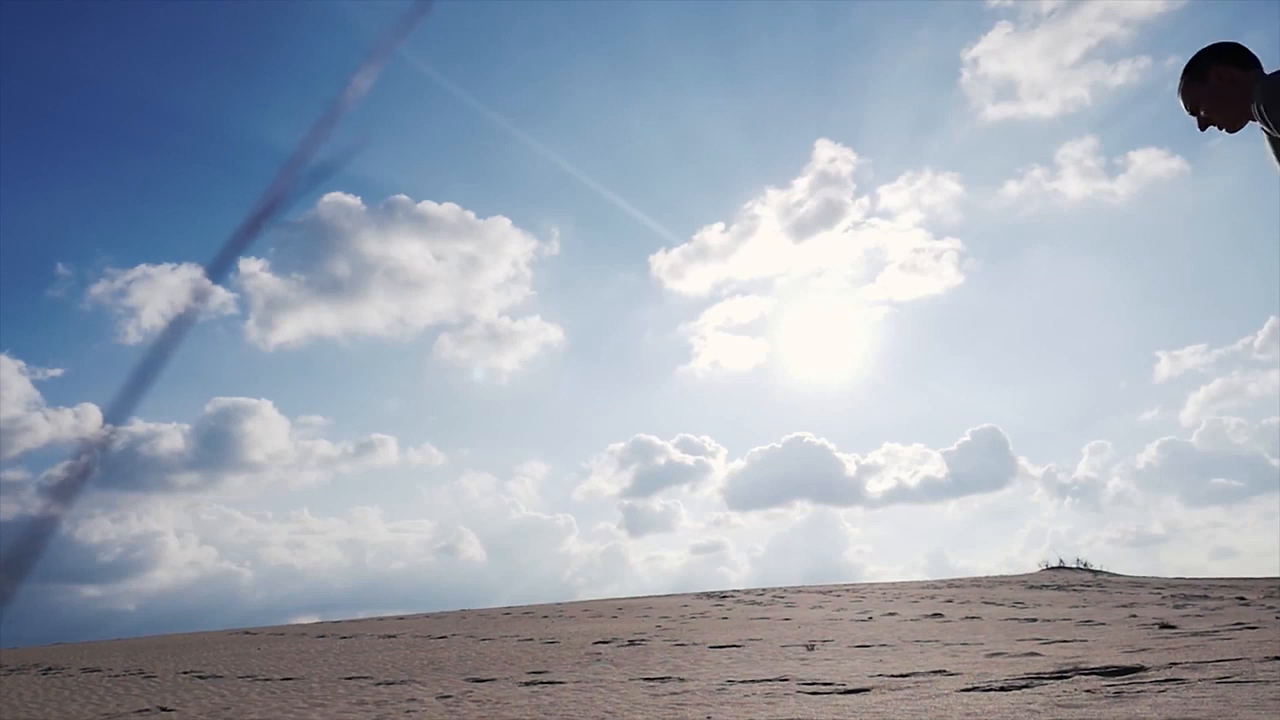
#> input picture frame 45 of assets/walk.mp4, 1280 x 720 px
$ python model3.py
#> lines starting #> are read from the running program, lines starting #| are printed output that depends on the picture; after the words box and inside, x2 and y2 are one past the last pixel; in counts of white or black regions, pixels touching at a corner belong together
from __future__ import print_function
import cv2 as cv
import argparse
parser = argparse.ArgumentParser(description='This program shows how to use background subtraction methods provided by \
                                              OpenCV. You can process both videos and images.')
parser.add_argument('--input', type=str, help='Path to a video or a sequence of image.', default='assets/walk.mp4')
parser.add_argument('--algo', type=str, help='Background subtraction method (KNN, MOG2).', default='MOG2')
args = parser.parse_args()
if args.algo == 'MOG2':
    backSub = cv.createBackgroundSubtractorMOG2()
else:
    backSub = cv.createBackgroundSubtractorKNN()
capture = cv.VideoCapture(cv.samples.findFileOrKeep(args.input))
if not capture.isOpened():
    print('Unable to open: ' + args.input)
    exit(0)
while True:
    ret, frame = capture.read()
#> frame is the input picture: shape (720, 1280, 3); mean B, G, R 179.7, 165.6, 156.3
    if frame is None:
        break

    fgMask = backSub.apply(frame)
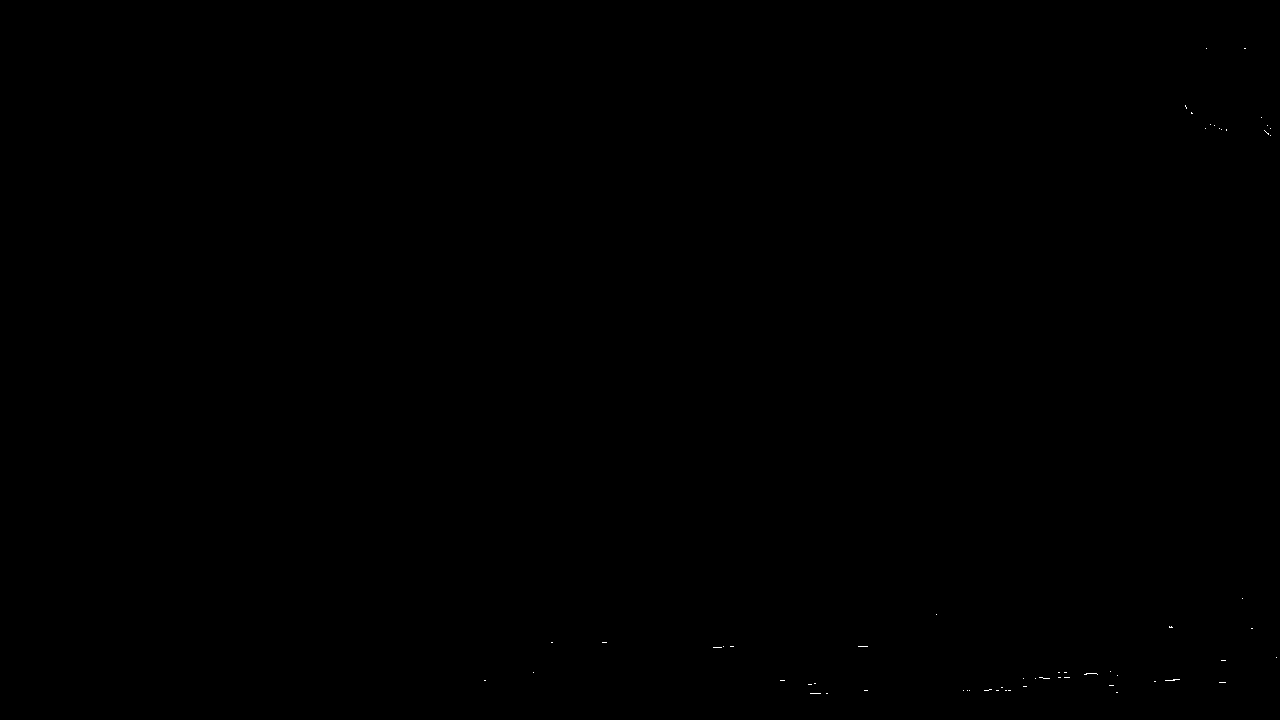
#> fgMask: shape (720, 1280); values 127 (black) and 255 (white), 0.02% white in thin lines or dots, all inside (x1, y1, x2, y2) = (484, 48, 1277, 694)


    cv.rectangle(frame, (10, 2), (100,20), (255,255,255), -1)
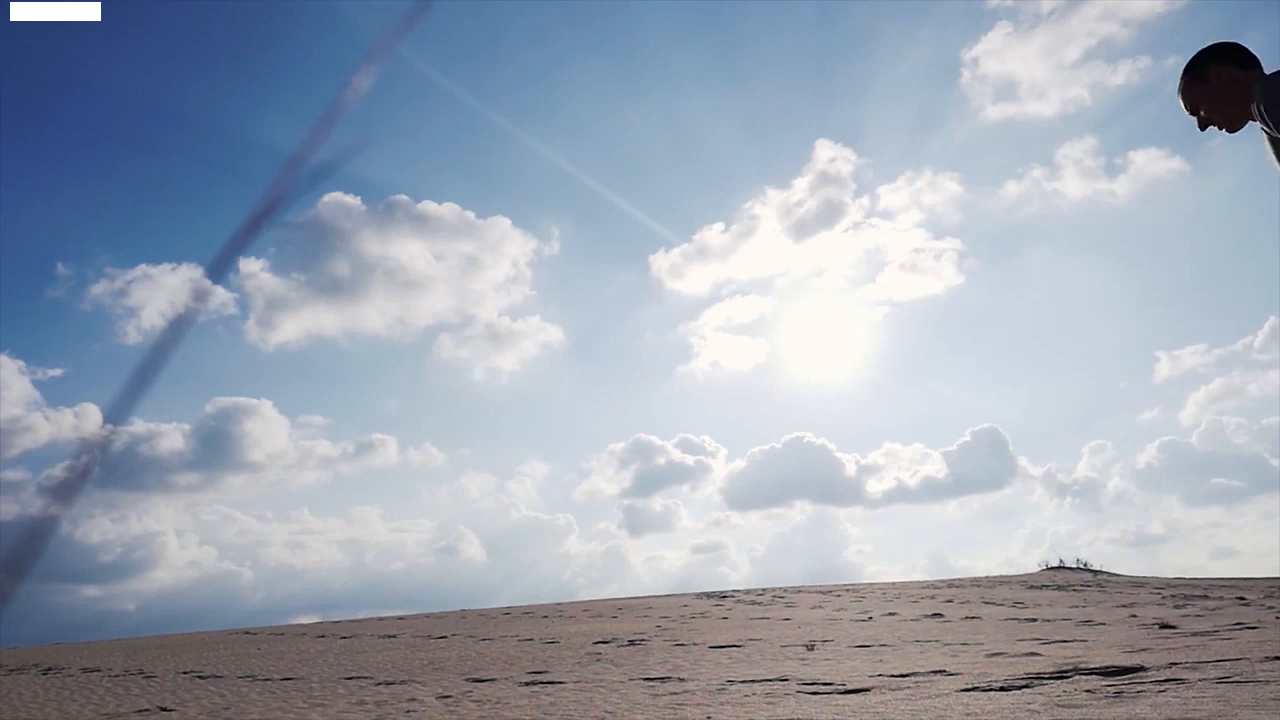
#> frame: shape (720, 1280, 3); 0.19% of pixels changed, all inside (x1, y1, x2, y2) = (10, 2, 101, 21)
    cv.putText(frame, str(capture.get(cv.CAP_PROP_POS_FRAMES)), (15, 15),
               cv.FONT_HERSHEY_SIMPLEX, 0.5 , (0,0,0))
#> frame: shape (720, 1280, 3); 0.01% of pixels changed, all inside (x1, y1, x2, y2) = (17, 5, 50, 16)


    cv.imshow('Frame', frame)
    cv.imshow('FG Mask', fgMask)

    keyboard = cv.waitKey(30)
#> (key Esc is pressed here)
    if keyboard == 'q' or keyboard == 27:
        break

$ run again, starting later in the video
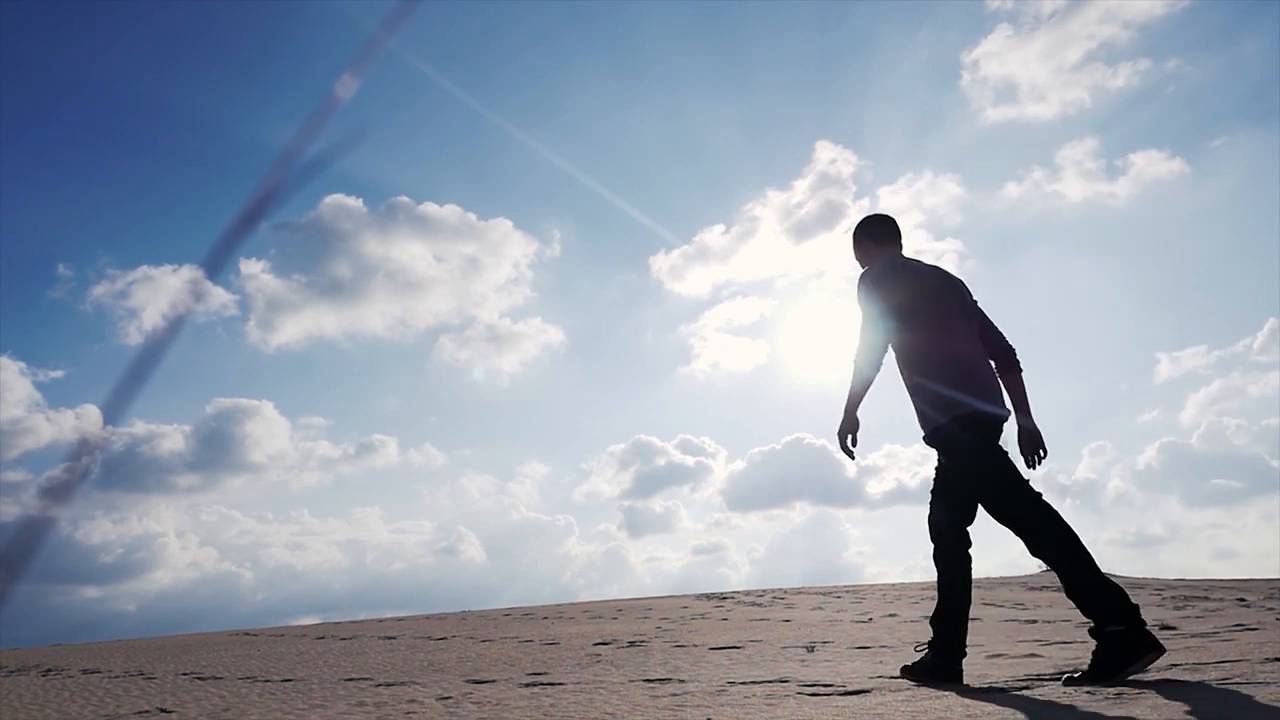
#> input picture frame 206 of assets/walk.mp4, 1280 x 720 px
#> frame is the input picture: shape (720, 1280, 3); mean B, G, R 172.1, 157.3, 147.7
#> `fgMask = backSub.apply(frame)`:
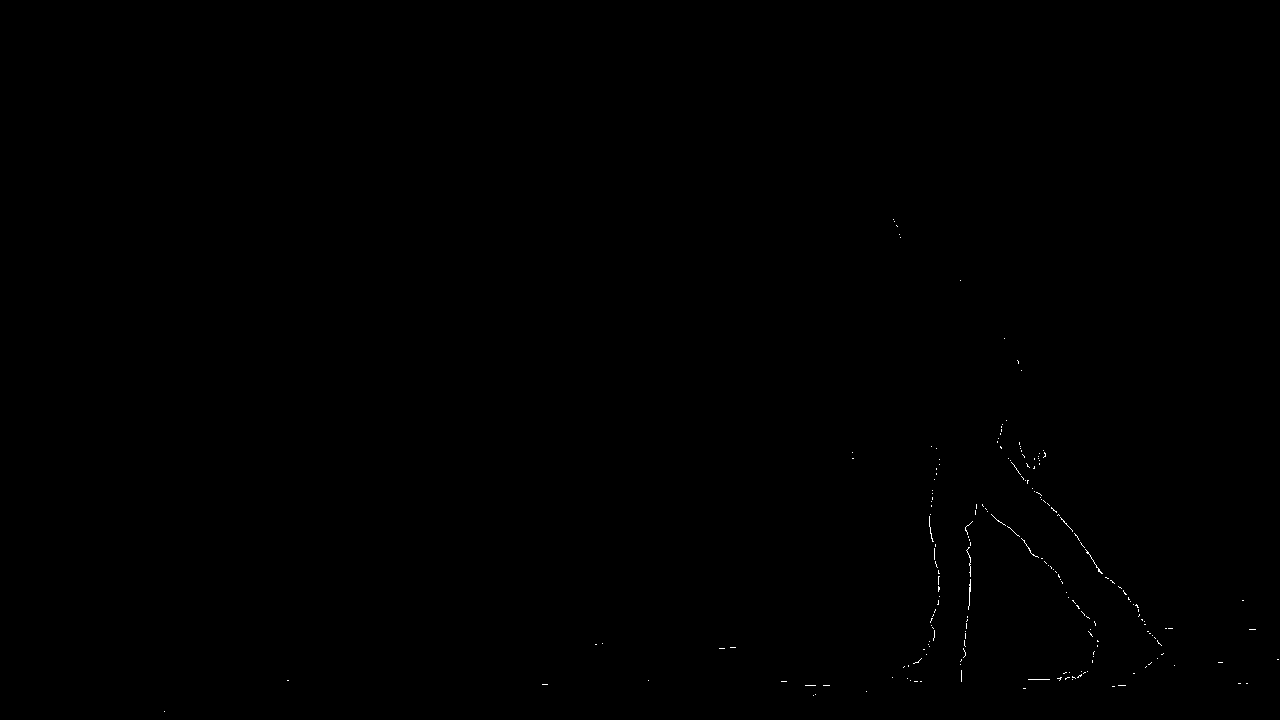
#> fgMask: shape (720, 1280); values 127 (black) and 255 (white), 0.09% white in thin lines or dots, all inside (x1, y1, x2, y2) = (164, 219, 1279, 712)
#> `cv.rectangle(frame, (10, 2), (100,20), (255,255,255), -1)`:
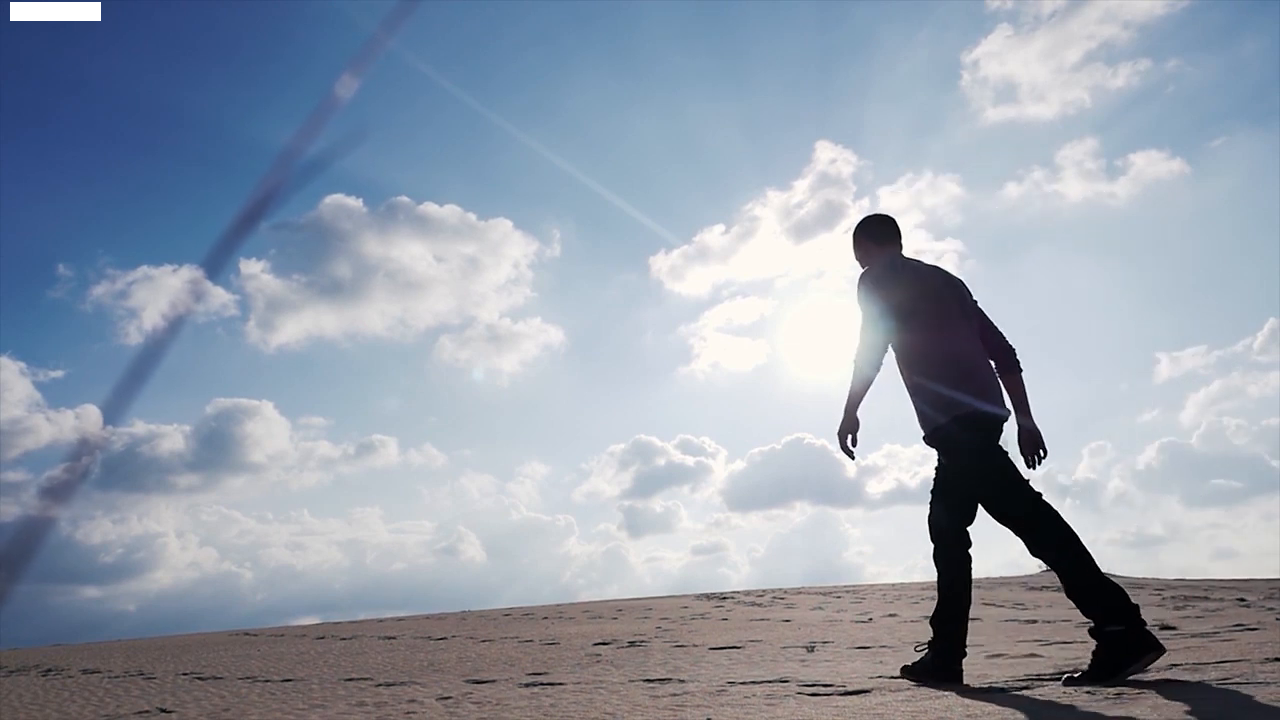
#> frame: shape (720, 1280, 3); 0.19% of pixels changed, all inside (x1, y1, x2, y2) = (10, 2, 101, 21)

$ run again, starting later in the video
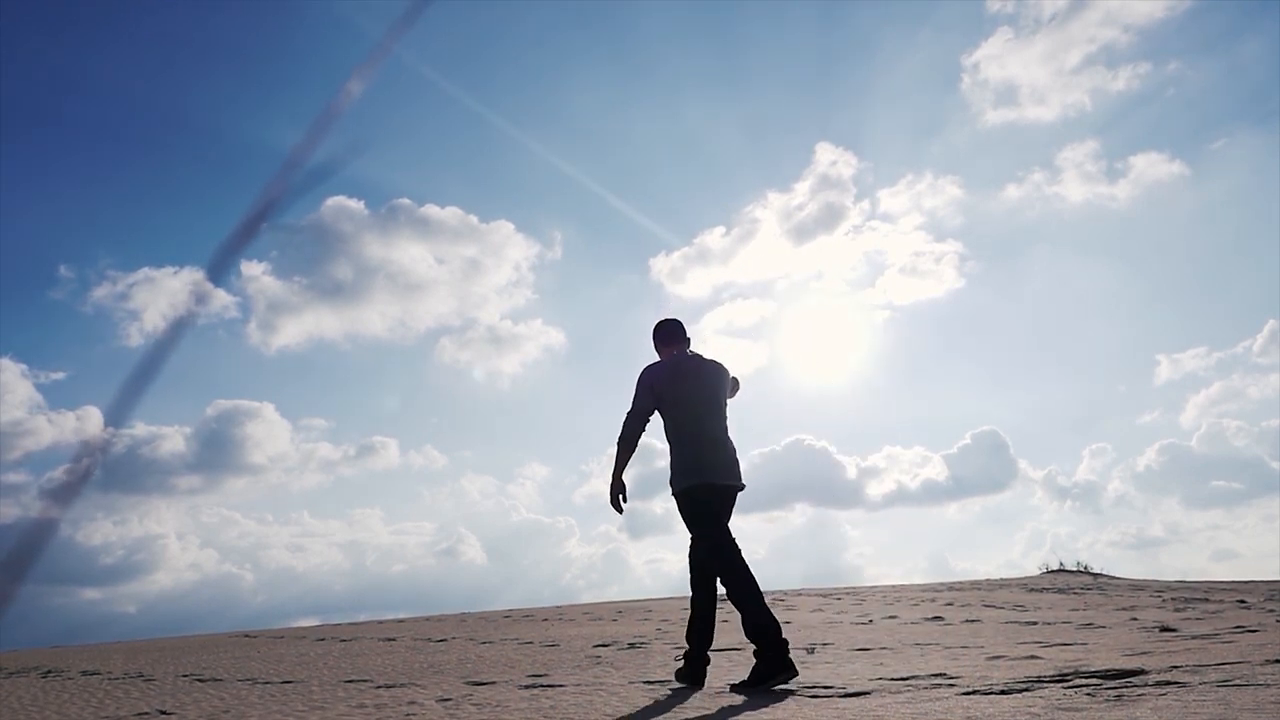
#> input picture frame 366 of assets/walk.mp4, 1280 x 720 px
#> frame is the input picture: shape (720, 1280, 3); mean B, G, R 176.7, 161.8, 152.1
#> `fgMask = backSub.apply(frame)`:
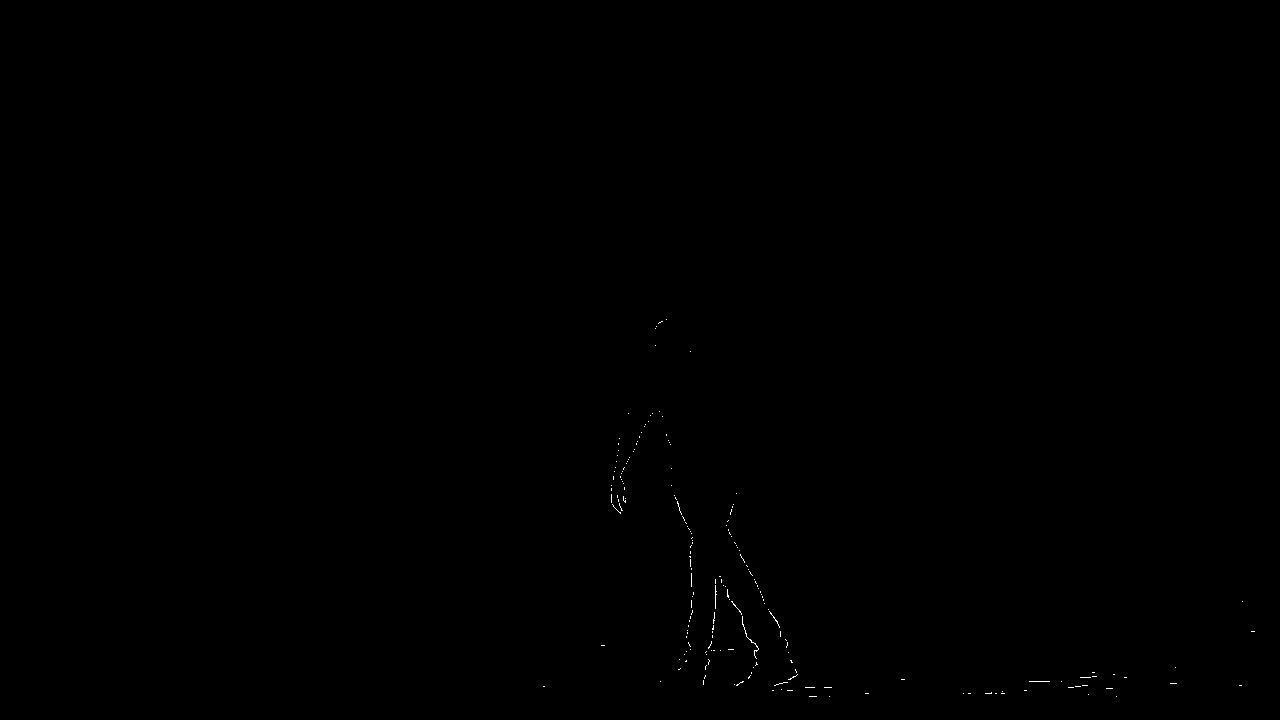
#> fgMask: shape (720, 1280); values 127 (black) and 255 (white), 0.08% white in thin lines or dots, all inside (x1, y1, x2, y2) = (543, 319, 1255, 697)
#> `cv.rectangle(frame, (10, 2), (100,20), (255,255,255), -1)`:
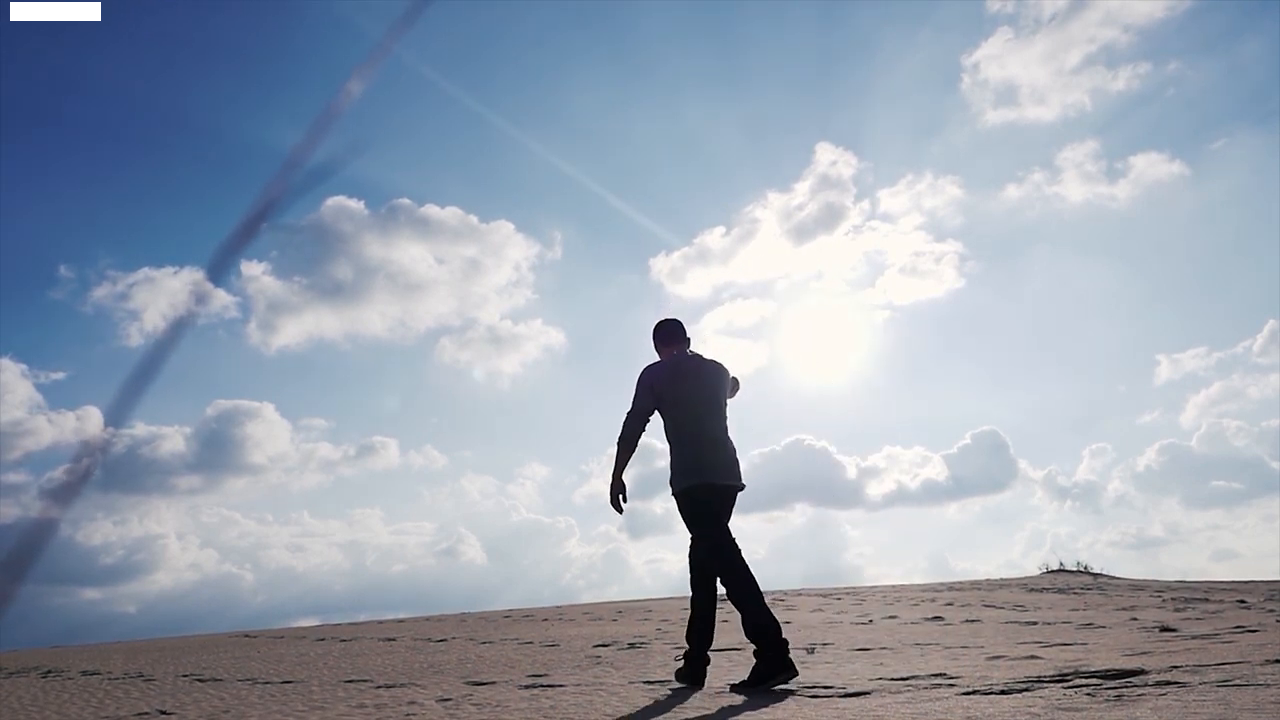
#> frame: shape (720, 1280, 3); 0.19% of pixels changed, all inside (x1, y1, x2, y2) = (10, 2, 101, 21)
